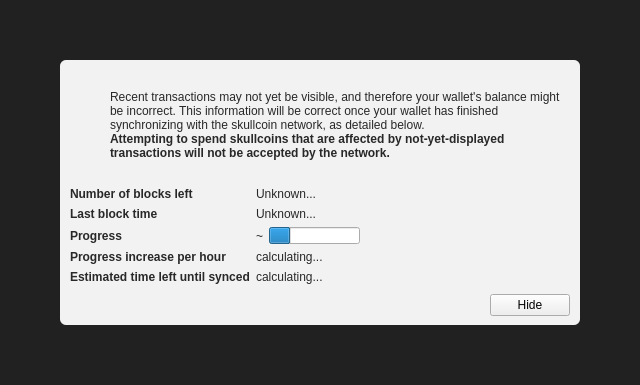
<?xml version="1.0" encoding="UTF-8"?>
<ui version="4.0">
 <class>ModalOverlay</class>
 <widget class="ModalOverlay" name="ModalOverlay">
  <property name="geometry">
   <rect>
    <x>0</x>
    <y>0</y>
    <width>640</width>
    <height>385</height>
   </rect>
  </property>
  <property name="windowTitle">
   <string>Form</string>
  </property>
  <layout class="QVBoxLayout" name="verticalLayout" stretch="0">
   <property name="sizeConstraint">
    <enum>QLayout::SetDefaultConstraint</enum>
   </property>
   <property name="leftMargin">
    <number>0</number>
   </property>
   <property name="topMargin">
    <number>0</number>
   </property>
   <property name="rightMargin">
    <number>0</number>
   </property>
   <property name="bottomMargin">
    <number>0</number>
   </property>
   <item>
    <widget class="QWidget" name="bgWidget" native="true">
     <property name="styleSheet">
      <string notr="true">#bgWidget { background: rgba(0,0,0,220); }</string>
     </property>
     <layout class="QVBoxLayout" name="verticalLayoutMain" stretch="1">
      <property name="leftMargin">
       <number>60</number>
      </property>
      <property name="topMargin">
       <number>60</number>
      </property>
      <property name="rightMargin">
       <number>60</number>
      </property>
      <property name="bottomMargin">
       <number>60</number>
      </property>
      <item>
       <widget class="QWidget" name="contentWidget" native="true">
        <property name="styleSheet">
         <string notr="true">#contentWidget { background: rgba(255,255,255,240); border-radius: 6px; }

QLabel { color: rgb(40,40,40);  }</string>
        </property>
        <layout class="QVBoxLayout" name="verticalLayoutSub" stretch="1,0,0,0">
         <property name="spacing">
          <number>0</number>
         </property>
         <property name="leftMargin">
          <number>10</number>
         </property>
         <property name="topMargin">
          <number>10</number>
         </property>
         <property name="rightMargin">
          <number>10</number>
         </property>
         <property name="bottomMargin">
          <number>10</number>
         </property>
         <item>
          <layout class="QHBoxLayout" name="horizontalLayoutIconText" stretch="0,1">
           <property name="topMargin">
            <number>20</number>
           </property>
           <item>
            <layout class="QVBoxLayout" name="verticalLayoutIcon">
             <property name="leftMargin">
              <number>0</number>
             </property>
             <item>
              <widget class="QPushButton" name="warningIcon">
               <property name="enabled">
                <bool>false</bool>
               </property>
               <property name="text">
                <string/>
               </property>
               <property name="icon">
                <iconset>
                 <normaloff>:/icons/warning</normaloff>
                 <disabledoff>:/icons/warning</disabledoff>:/icons/warning</iconset>
               </property>
               <property name="iconSize">
                <size>
                 <width>48</width>
                 <height>48</height>
                </size>
               </property>
               <property name="flat">
                <bool>true</bool>
               </property>
              </widget>
             </item>
             <item>
              <spacer name="verticalSpacerWarningIcon">
               <property name="orientation">
                <enum>Qt::Vertical</enum>
               </property>
               <property name="sizeHint" stdset="0">
                <size>
                 <width>20</width>
                 <height>40</height>
                </size>
               </property>
              </spacer>
             </item>
            </layout>
           </item>
           <item>
            <layout class="QVBoxLayout" name="verticalLayoutInfoText">
             <property name="leftMargin">
              <number>0</number>
             </property>
             <property name="topMargin">
              <number>0</number>
             </property>
             <item>
              <widget class="QLabel" name="infoText">
               <property name="text">
                <string>Recent transactions may not yet be visible, and therefore your wallet's balance might be incorrect. This information will be correct once your wallet has finished synchronizing with the skullcoin network, as detailed below.</string>
               </property>
               <property name="textFormat">
                <enum>Qt::RichText</enum>
               </property>
               <property name="wordWrap">
                <bool>true</bool>
               </property>
              </widget>
             </item>
             <item>
              <widget class="QLabel" name="infoTextStrong">
               <property name="font">
                <font>
                 <weight>75</weight>
                 <bold>true</bold>
                </font>
               </property>
               <property name="text">
                <string>Attempting to spend skullcoins that are affected by not-yet-displayed transactions will not be accepted by the network.</string>
               </property>
               <property name="textFormat">
                <enum>Qt::RichText</enum>
               </property>
               <property name="wordWrap">
                <bool>true</bool>
               </property>
              </widget>
             </item>
             <item>
              <spacer name="verticalSpacerInTextSpace">
               <property name="orientation">
                <enum>Qt::Vertical</enum>
               </property>
               <property name="sizeHint" stdset="0">
                <size>
                 <width>20</width>
                 <height>40</height>
                </size>
               </property>
              </spacer>
             </item>
            </layout>
           </item>
          </layout>
         </item>
         <item>
          <spacer name="verticalSpacerAfterText">
           <property name="orientation">
            <enum>Qt::Vertical</enum>
           </property>
           <property name="sizeHint" stdset="0">
            <size>
             <width>20</width>
             <height>40</height>
            </size>
           </property>
          </spacer>
         </item>
         <item>
          <layout class="QFormLayout" name="formLayout">
           <property name="fieldGrowthPolicy">
            <enum>QFormLayout::FieldsStayAtSizeHint</enum>
           </property>
           <property name="horizontalSpacing">
            <number>6</number>
           </property>
           <property name="verticalSpacing">
            <number>6</number>
           </property>
           <property name="topMargin">
            <number>10</number>
           </property>
           <item row="0" column="0">
            <widget class="QLabel" name="labelNumberOfBlocksLeft">
             <property name="font">
              <font>
               <weight>75</weight>
               <bold>true</bold>
              </font>
             </property>
             <property name="text">
              <string>Number of blocks left</string>
             </property>
            </widget>
           </item>
           <item row="0" column="1">
            <widget class="QLabel" name="numberOfBlocksLeft">
             <property name="text">
              <string>Unknown...</string>
             </property>
            </widget>
           </item>
           <item row="1" column="0">
            <widget class="QLabel" name="labelLastBlockTime">
             <property name="font">
              <font>
               <weight>75</weight>
               <bold>true</bold>
              </font>
             </property>
             <property name="text">
              <string>Last block time</string>
             </property>
            </widget>
           </item>
           <item row="1" column="1">
            <widget class="QLabel" name="newestBlockDate">
             <property name="sizePolicy">
              <sizepolicy hsizetype="Maximum" vsizetype="Preferred">
               <horstretch>0</horstretch>
               <verstretch>0</verstretch>
              </sizepolicy>
             </property>
             <property name="text">
              <string>Unknown...</string>
             </property>
            </widget>
           </item>
           <item row="2" column="0">
            <widget class="QLabel" name="labelSyncDone">
             <property name="font">
              <font>
               <weight>75</weight>
               <bold>true</bold>
              </font>
             </property>
             <property name="text">
              <string>Progress</string>
             </property>
            </widget>
           </item>
           <item row="2" column="1">
            <layout class="QHBoxLayout" name="horizontalLayoutSync" stretch="0,1">
             <item>
              <widget class="QLabel" name="percentageProgress">
               <property name="text">
                <string notr="true">~</string>
               </property>
              </widget>
             </item>
             <item>
              <widget class="QProgressBar" name="progressBar">
               <property name="value">
                <number>24</number>
               </property>
               <property name="format">
                <string/>
               </property>
              </widget>
             </item>
            </layout>
           </item>
           <item row="4" column="0">
            <widget class="QLabel" name="labelProgressIncrease">
             <property name="font">
              <font>
               <weight>75</weight>
               <bold>true</bold>
              </font>
             </property>
             <property name="text">
              <string>Progress increase per hour</string>
             </property>
            </widget>
           </item>
           <item row="4" column="1">
            <widget class="QLabel" name="progressIncreasePerH">
             <property name="text">
              <string>calculating...</string>
             </property>
            </widget>
           </item>
           <item row="5" column="0">
            <widget class="QLabel" name="labelEstimatedTimeLeft">
             <property name="font">
              <font>
               <weight>75</weight>
               <bold>true</bold>
              </font>
             </property>
             <property name="text">
              <string>Estimated time left until synced</string>
             </property>
            </widget>
           </item>
           <item row="5" column="1">
            <widget class="QLabel" name="expectedTimeLeft">
             <property name="text">
              <string>calculating...</string>
             </property>
            </widget>
           </item>
          </layout>
         </item>
         <item>
          <layout class="QHBoxLayout" name="horizontalLayoutButtons">
           <property name="leftMargin">
            <number>10</number>
           </property>
           <property name="topMargin">
            <number>10</number>
           </property>
           <item>
            <spacer name="horizontalSpacer">
             <property name="orientation">
              <enum>Qt::Horizontal</enum>
             </property>
             <property name="sizeHint" stdset="0">
              <size>
               <width>40</width>
               <height>20</height>
              </size>
             </property>
            </spacer>
           </item>
           <item>
            <widget class="QPushButton" name="closeButton">
             <property name="text">
              <string>Hide</string>
             </property>
            </widget>
           </item>
          </layout>
         </item>
        </layout>
       </widget>
      </item>
     </layout>
    </widget>
   </item>
  </layout>
 </widget>
 <customwidgets>
  <customwidget>
   <class>ModalOverlay</class>
   <extends>QWidget</extends>
   <header>modaloverlay.h</header>
   <container>1</container>
  </customwidget>
 </customwidgets>
 <resources/>
 <connections/>
</ui>
